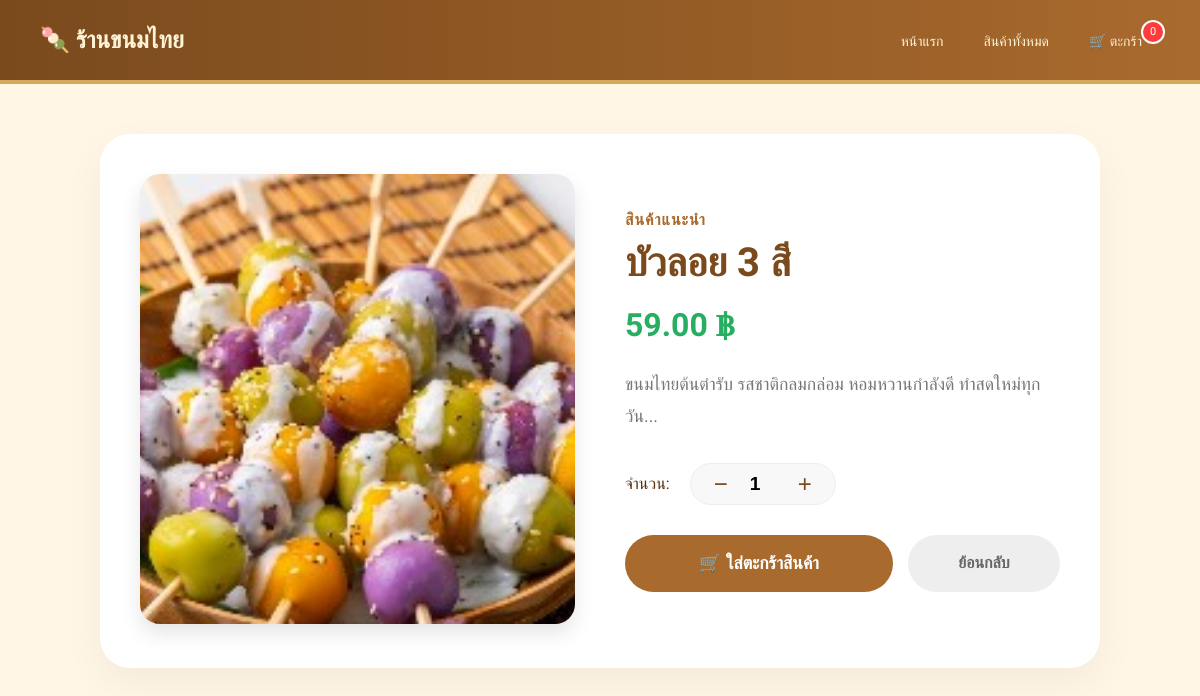
The page /admin/admin_test/product_detail_test.php?id=32 on the database its author committed.
### tables this page shows
CREATE TABLE `products` (
  `id` int(11) NOT NULL,
  `name` varchar(100) NOT NULL,
  `price` decimal(10,2) NOT NULL,
  `detail` text DEFAULT NULL,
  `image` varchar(255) DEFAULT NULL,
  `created_at` timestamp NOT NULL DEFAULT current_timestamp(),
  `description` text DEFAULT NULL
);

### admin/admin_test/product_detail_test.php (the view, shortened to what this page needs)
<?php
require_once "../../db.php";
$id = $_GET['id'] ?? 0;
$stmt = $pdo->prepare("SELECT * FROM products WHERE id = ?");
$stmt->execute([$id]);
$product = $stmt->fetch(PDO::FETCH_ASSOC);
$cart_count = 0;
?>
<!DOCTYPE html>
<html lang="th">
<head>
</head>
<body>
<header class="navbar">
    <a href="../../index.php" class="logo">🍡 ร้านขนมไทย</a>
    <nav>
        <a href="../../index.php">หน้าแรก</a>
        <a href="products_test.php">สินค้าทั้งหมด</a>
        <a href="../../cart.php" class="cart-link">
            🛒 ตะกร้า <span class="cart-badge" id="cart-count-badge"><?= $cart_count ?></span>
        </a>
    </nav>
</header>
<div class="container">
    <div class="product-wrapper">
        <div class="product-image">
            <?php
                $img_path = "../../assets/images/";
                $image_src = !empty($product['image']) ? $img_path . $product['image'] : $img_path . "no-image.png";
            ?>
            <img src="<?= htmlspecialchars($image_src) ?>" alt="<?= htmlspecialchars($product['name']) ?>">
        </div>
        <div class="product-info">
            <span class="category-tag">สินค้าแนะนำ</span>
            <h1><?= htmlspecialchars($product['name']) ?></h1>
            <div class="price-tag"><?= number_format($product['price'], 2) ?> ฿</div>
            <div class="description">
                <?= nl2br(htmlspecialchars($product['description'] ?? 'ขนมไทยต้นตำรับ รสชาติกลมกล่อม หอมหวานกำลังดี ทำสดใหม่ทุกวัน...')) ?>
            </div>
            <div class="qty-selector">
                <span>จำนวน:</span>
                <div class="qty-input">
                    <button type="button" onclick="changeQty(-1)">−</button>
                    <input type="number" id="product_qty" value="1" min="1" readonly>
                    <button type="button" onclick="changeQty(1)">+</button>
                </div>
            </div>
            <div class="action-btns">
                <button type="button" class="btn-add-cart" onclick="addToCart()">
                    🛒 ใส่ตะกร้าสินค้า
                </button>
                <a href="products_test.php" class="btn-back">ย้อนกลับ</a>
            </div>
        </div>
    </div>
</div>
</body>
</html>

### admin/admin_test/product_detail_test.php (style rules this page uses)
:root { --primary: #a96a2d; --dark: #7a4a1d; --light-bg: #fff6e5; --accent: #d6a85a; }
body { font-family: 'Sarabun', sans-serif; background: var(--light-bg); margin: 0; color: #5a320f; }
.navbar { display: flex; justify-content: space-between; align-items: center; padding: 0 40px; height: 80px; background: linear-gradient(90deg, var(--dark), var(--primary)); border-bottom: 4px solid var(--accent); position: sticky; top: 0; z-index: 1000; }
.navbar .logo { font-size: 24px; font-weight: bold; color: #fff3d6; text-decoration: none; }
.navbar nav a { text-decoration: none; color: #fff3d6; padding: 8px 18px; font-size: 14px; }
.cart-link { position: relative; }
.cart-badge { position: absolute; top: -5px; right: -5px; background: #ff3b3b; color: white; font-size: 11px; width: 20px; height: 20px; border-radius: 50%; display: flex; justify-content: center; align-items: center; border: 2px solid white; }
.container { max-width: 1000px; margin: 50px auto; padding: 0 20px; }
.product-wrapper { display: grid; grid-template-columns: 1fr 1fr; gap: 50px; background: white; padding: 40px; border-radius: 30px; box-shadow: 0 15px 40px rgba(0,0,0,0.05); }
.product-image img { width: 100%; height: 450px; object-fit: cover; border-radius: 20px; box-shadow: 0 10px 20px rgba(0,0,0,0.1); }
.product-info { display: flex; flex-direction: column; justify-content: center; }
.category-tag { color: var(--primary); font-weight: 600; text-transform: uppercase; letter-spacing: 1px; margin-bottom: 10px; display: block; }
.product-info h1 { font-size: 2.5rem; margin: 0 0 20px 0; color: var(--dark); }
.price-tag { font-size: 2rem; font-weight: bold; color: #27ae60; margin-bottom: 25px; }
.description { line-height: 1.8; color: #777; margin-bottom: 30px; font-size: 1.1rem; }
.qty-selector { display: flex; align-items: center; gap: 20px; margin-bottom: 30px; }
.qty-input { display: flex; align-items: center; background: #f8f8f8; border-radius: 30px; padding: 5px 15px; border: 1px solid #eee; }
.qty-input button { background: none; border: none; font-size: 1.5rem; cursor: pointer; color: var(--dark); width: 30px; }
.qty-input input { width: 50px; text-align: center; border: none; background: none; font-size: 1.2rem; font-weight: bold; }
.action-btns { display: flex; gap: 15px; }
.btn-add-cart { flex: 2; padding: 18px; background: var(--primary); color: white; border: none; border-radius: 50px; font-size: 1.1rem; font-weight: bold; cursor: pointer; transition: 0.3s; display: flex; justify-content: center; align-items: center; gap: 10px; }
.btn-back { flex: 1; padding: 18px; background: #eee; color: #666; text-align: center; text-decoration: none; border-radius: 50px; font-weight: bold; transition: 0.3s; }

### rows shown on the page
products: image (picture), name "บัวลอย 3 สี", price "59.00", description "ขนมไทยต้นตำรับ รสชาติกลมกล่อม หอมหวานกำลังดี ทำสดใหม่ทุกวัน..."

### other values the page prints
$cart_count "0"
